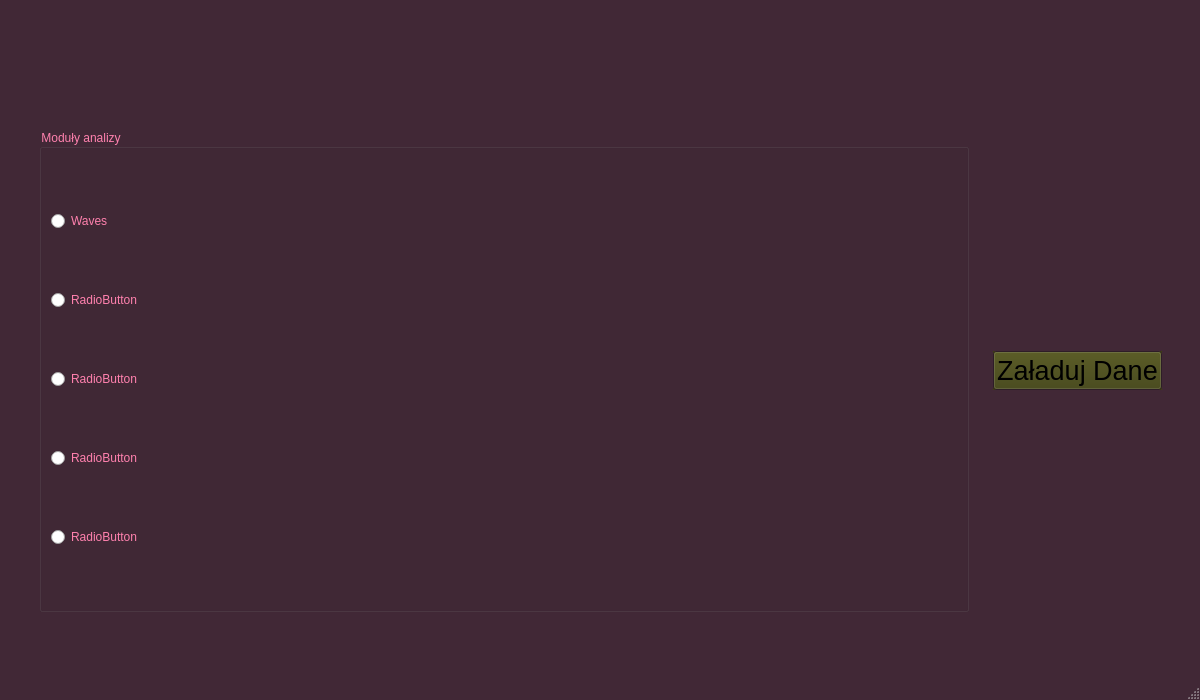
<?xml version="1.0" encoding="UTF-8"?>
<ui version="4.0">
 <class>MainWindow</class>
 <widget class="QMainWindow" name="MainWindow">
  <property name="geometry">
   <rect>
    <x>0</x>
    <y>0</y>
    <width>1200</width>
    <height>700</height>
   </rect>
  </property>
  <property name="sizePolicy">
   <sizepolicy hsizetype="Preferred" vsizetype="Ignored">
    <horstretch>10</horstretch>
    <verstretch>10</verstretch>
   </sizepolicy>
  </property>
  <property name="palette">
   <palette>
    <active>
     <colorrole role="Button">
      <brush brushstyle="SolidPattern">
       <color alpha="255">
        <red>63</red>
        <green>65</green>
        <blue>15</blue>
       </color>
      </brush>
     </colorrole>
     <colorrole role="Text">
      <brush brushstyle="SolidPattern">
       <color alpha="217">
        <red>255</red>
        <green>203</green>
        <blue>218</blue>
       </color>
      </brush>
     </colorrole>
     <colorrole role="Base">
      <brush brushstyle="SolidPattern">
       <color alpha="255">
        <red>30</red>
        <green>10</green>
        <blue>7</blue>
       </color>
      </brush>
     </colorrole>
     <colorrole role="Window">
      <brush brushstyle="SolidPattern">
       <color alpha="255">
        <red>65</red>
        <green>40</green>
        <blue>54</blue>
       </color>
      </brush>
     </colorrole>
    </active>
    <inactive>
     <colorrole role="Button">
      <brush brushstyle="SolidPattern">
       <color alpha="255">
        <red>63</red>
        <green>65</green>
        <blue>15</blue>
       </color>
      </brush>
     </colorrole>
     <colorrole role="Text">
      <brush brushstyle="SolidPattern">
       <color alpha="217">
        <red>255</red>
        <green>203</green>
        <blue>218</blue>
       </color>
      </brush>
     </colorrole>
     <colorrole role="Base">
      <brush brushstyle="SolidPattern">
       <color alpha="255">
        <red>30</red>
        <green>10</green>
        <blue>7</blue>
       </color>
      </brush>
     </colorrole>
     <colorrole role="Window">
      <brush brushstyle="SolidPattern">
       <color alpha="255">
        <red>65</red>
        <green>40</green>
        <blue>54</blue>
       </color>
      </brush>
     </colorrole>
    </inactive>
    <disabled>
     <colorrole role="Button">
      <brush brushstyle="SolidPattern">
       <color alpha="255">
        <red>63</red>
        <green>65</green>
        <blue>15</blue>
       </color>
      </brush>
     </colorrole>
     <colorrole role="Base">
      <brush brushstyle="SolidPattern">
       <color alpha="255">
        <red>65</red>
        <green>40</green>
        <blue>54</blue>
       </color>
      </brush>
     </colorrole>
     <colorrole role="Window">
      <brush brushstyle="SolidPattern">
       <color alpha="255">
        <red>65</red>
        <green>40</green>
        <blue>54</blue>
       </color>
      </brush>
     </colorrole>
    </disabled>
   </palette>
  </property>
  <property name="windowTitle">
   <string>MainWindow</string>
  </property>
  <property name="layoutDirection">
   <enum>Qt::LayoutDirection::LeftToRight</enum>
  </property>
  <property name="tabShape">
   <enum>QTabWidget::TabShape::Rounded</enum>
  </property>
  <widget class="QWidget" name="centralwidget">
   <widget class="QWidget" name="">
    <property name="geometry">
     <rect>
      <x>30</x>
      <y>120</y>
      <width>1141</width>
      <height>501</height>
     </rect>
    </property>
    <layout class="QHBoxLayout" name="horizontalLayout" stretch="0,0">
     <item>
      <widget class="QWidget" name="leftpanel" native="true">
       <property name="sizePolicy">
        <sizepolicy hsizetype="Preferred" vsizetype="Expanding">
         <horstretch>0</horstretch>
         <verstretch>0</verstretch>
        </sizepolicy>
       </property>
       <layout class="QVBoxLayout" name="verticalLayout_2">
        <item>
         <widget class="QGroupBox" name="groupBox">
          <property name="sizePolicy">
           <sizepolicy hsizetype="Expanding" vsizetype="Expanding">
            <horstretch>0</horstretch>
            <verstretch>0</verstretch>
           </sizepolicy>
          </property>
          <property name="palette">
           <palette>
            <active>
             <colorrole role="WindowText">
              <brush brushstyle="SolidPattern">
               <color alpha="255">
                <red>255</red>
                <green>129</green>
                <blue>174</blue>
               </color>
              </brush>
             </colorrole>
             <colorrole role="Text">
              <brush brushstyle="SolidPattern">
               <color alpha="255">
                <red>255</red>
                <green>129</green>
                <blue>174</blue>
               </color>
              </brush>
             </colorrole>
             <colorrole role="ButtonText">
              <brush brushstyle="SolidPattern">
               <color alpha="255">
                <red>255</red>
                <green>129</green>
                <blue>174</blue>
               </color>
              </brush>
             </colorrole>
             <colorrole role="PlaceholderText">
              <brush brushstyle="SolidPattern">
               <color alpha="128">
                <red>255</red>
                <green>129</green>
                <blue>174</blue>
               </color>
              </brush>
             </colorrole>
            </active>
            <inactive>
             <colorrole role="WindowText">
              <brush brushstyle="SolidPattern">
               <color alpha="255">
                <red>255</red>
                <green>129</green>
                <blue>174</blue>
               </color>
              </brush>
             </colorrole>
             <colorrole role="Text">
              <brush brushstyle="SolidPattern">
               <color alpha="255">
                <red>255</red>
                <green>129</green>
                <blue>174</blue>
               </color>
              </brush>
             </colorrole>
             <colorrole role="ButtonText">
              <brush brushstyle="SolidPattern">
               <color alpha="255">
                <red>255</red>
                <green>129</green>
                <blue>174</blue>
               </color>
              </brush>
             </colorrole>
             <colorrole role="PlaceholderText">
              <brush brushstyle="SolidPattern">
               <color alpha="128">
                <red>255</red>
                <green>129</green>
                <blue>174</blue>
               </color>
              </brush>
             </colorrole>
            </inactive>
            <disabled>
             <colorrole role="WindowText">
              <brush brushstyle="SolidPattern">
               <color alpha="255">
                <red>255</red>
                <green>129</green>
                <blue>174</blue>
               </color>
              </brush>
             </colorrole>
             <colorrole role="Text">
              <brush brushstyle="SolidPattern">
               <color alpha="255">
                <red>255</red>
                <green>129</green>
                <blue>174</blue>
               </color>
              </brush>
             </colorrole>
             <colorrole role="ButtonText">
              <brush brushstyle="SolidPattern">
               <color alpha="255">
                <red>255</red>
                <green>129</green>
                <blue>174</blue>
               </color>
              </brush>
             </colorrole>
             <colorrole role="PlaceholderText">
              <brush brushstyle="SolidPattern">
               <color alpha="128">
                <red>255</red>
                <green>129</green>
                <blue>174</blue>
               </color>
              </brush>
             </colorrole>
            </disabled>
           </palette>
          </property>
          <property name="styleSheet">
           <string notr="true">color:rgb(255, 129, 174)</string>
          </property>
          <property name="title">
           <string>Moduły analizy</string>
          </property>
          <layout class="QVBoxLayout" name="verticalLayout_3">
           <item>
            <widget class="QRadioButton" name="radioButton_2">
             <property name="text">
              <string>Waves</string>
             </property>
            </widget>
           </item>
           <item>
            <widget class="QRadioButton" name="radioButton">
             <property name="text">
              <string>RadioButton</string>
             </property>
            </widget>
           </item>
           <item>
            <widget class="QRadioButton" name="radioButton_4">
             <property name="text">
              <string>RadioButton</string>
             </property>
            </widget>
           </item>
           <item>
            <widget class="QRadioButton" name="radioButton_5">
             <property name="text">
              <string>RadioButton</string>
             </property>
            </widget>
           </item>
           <item>
            <widget class="QRadioButton" name="radioButton_3">
             <property name="text">
              <string>RadioButton</string>
             </property>
            </widget>
           </item>
          </layout>
         </widget>
        </item>
       </layout>
      </widget>
     </item>
     <item>
      <widget class="QWidget" name="rightpanel" native="true">
       <property name="sizePolicy">
        <sizepolicy hsizetype="Preferred" vsizetype="Expanding">
         <horstretch>0</horstretch>
         <verstretch>0</verstretch>
        </sizepolicy>
       </property>
       <property name="font">
        <font>
         <italic>false</italic>
         <underline>false</underline>
         <kerning>true</kerning>
        </font>
       </property>
       <property name="cursor">
        <cursorShape>ArrowCursor</cursorShape>
       </property>
       <property name="layoutDirection">
        <enum>Qt::LayoutDirection::RightToLeft</enum>
       </property>
       <layout class="QVBoxLayout" name="verticalLayout_4">
        <item>
         <widget class="QPushButton" name="pushButton">
          <property name="sizePolicy">
           <sizepolicy hsizetype="Fixed" vsizetype="Fixed">
            <horstretch>10</horstretch>
            <verstretch>50</verstretch>
           </sizepolicy>
          </property>
          <property name="font">
           <font>
            <family>.AppleSystemUIFont</family>
            <pointsize>20</pointsize>
            <italic>false</italic>
            <underline>false</underline>
            <kerning>true</kerning>
           </font>
          </property>
          <property name="layoutDirection">
           <enum>Qt::LayoutDirection::RightToLeft</enum>
          </property>
          <property name="autoFillBackground">
           <bool>true</bool>
          </property>
          <property name="text">
           <string>Załaduj Dane</string>
          </property>
          <property name="checkable">
           <bool>false</bool>
          </property>
         </widget>
        </item>
       </layout>
      </widget>
     </item>
    </layout>
   </widget>
  </widget>
  <widget class="QMenuBar" name="menubar">
   <property name="geometry">
    <rect>
     <x>0</x>
     <y>0</y>
     <width>1200</width>
     <height>37</height>
    </rect>
   </property>
  </widget>
  <widget class="QStatusBar" name="statusbar"/>
 </widget>
 <resources/>
 <connections/>
</ui>
